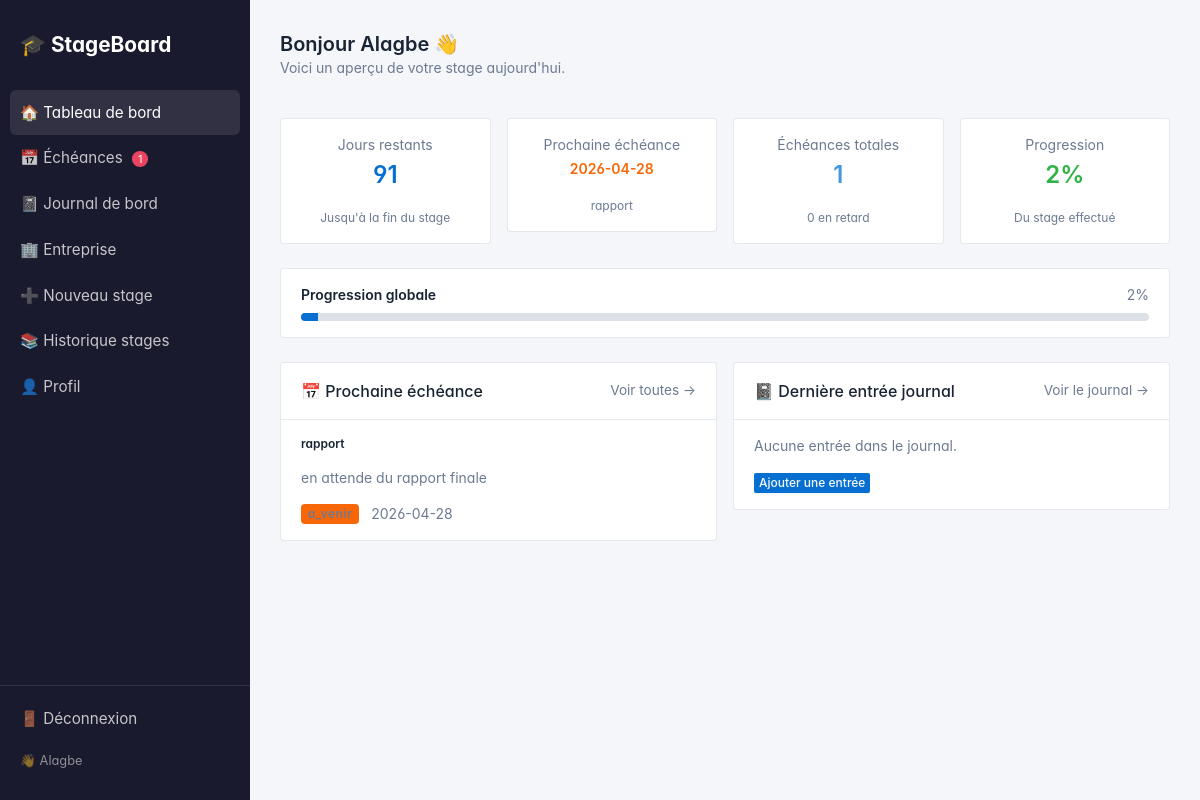
The app's page /dashboard (signed in) with its own data.
### app.py (models this page shows)
class User(db.Model):
    __tablename__ = 'users'
    id = db.Column(db.Integer, primary_key=True)
    nom = db.Column(db.String(50), nullable=False)
    prenom = db.Column(db.String(50), nullable=False)
    email = db.Column(db.String(120), unique=True, nullable=False)
    password_hash = db.Column(db.String(255), nullable=False)
    filiere = db.Column(db.String(100))
    annee = db.Column(db.String(20))
    stages = db.relationship('Stage', backref='etudiant', lazy=True)

class Echeance(db.Model):
    __tablename__ = 'echeances'
    id = db.Column(db.Integer, primary_key=True)
    stage_id = db.Column(db.Integer, db.ForeignKey('stages.id'), nullable=False)
    titre = db.Column(db.String(100), nullable=False)
    description = db.Column(db.Text)
    date_limite = db.Column(db.String(20), nullable=False)
    statut = db.Column(db.String(20), default='a_venir')

### app.py (the view)
@app.route('/dashboard')
def dashboard():
    if 'user_id' not in session:
        return redirect(url_for('login'))
    user = db.session.get(User, session['user_id'])
    if user is None:
        session.clear()
        return redirect(url_for('login'))
    stage = get_stage_actif()
    jours_restants = 0
    progression = 0
    alertes = []
    if stage:
        update_statuts(stage.id)
        if stage.date_debut and stage.date_fin:
            debut = date.fromisoformat(stage.date_debut)
            fin = date.fromisoformat(stage.date_fin)
            today = date.today()
            total_jours = (fin - debut).days
            jours_passes = (today - debut).days
            jours_restants = max((fin - today).days, 0)
            progression = min(round((jours_passes / total_jours) * 100), 100) if total_jours > 0 else 0
        for e in stage.echeances:
            if e.statut != 'termine':
                jours = (date.fromisoformat(e.date_limite) - date.today()).days
                if 0 <= jours <= 7:
                    alertes.append(e)
        total_echeances = len(stage.echeances)
        echeances_retard = sum(1 for e in stage.echeances if e.statut == 'retard')
        prochaine_echeance = Echeance.query.filter_by(
            stage_id=stage.id
        ).filter(Echeance.statut != 'termine').order_by(Echeance.date_limite).first()
        derniere_entree = Journal.query.filter_by(
            stage_id=stage.id
        ).order_by(Journal.date_entree.desc()).first()
    else:
        total_echeances = 0
        echeances_retard = 0
        prochaine_echeance = None
        derniere_entree = None
    return render_template('dashboard.html',
        stage=stage,
        jours_restants=jours_restants,
        progression=progression,
        total_echeances=total_echeances,
        echeances_retard=echeances_retard,
        prochaine_echeance=prochaine_echeance,
        derniere_entree=derniere_entree,
        alertes=alertes
    )

### app.py (called while the page is built)
@app.context_processor
def inject_alertes():
    if 'user_id' in session:
        stage = Stage.query.filter_by(
            user_id=session['user_id'], actif=True
        ).first()
        if stage:
            today = date.today()
            count = 0
            for e in stage.echeances:
                if e.statut != 'termine':
                    jours = (date.fromisoformat(e.date_limite) - today).days
                    if 0 <= jours <= 7:
                        count += 1
            return dict(alertes_count=count)
    return dict(alertes_count=0)

def get_stage_actif():
    return Stage.query.filter_by(
        user_id=session['user_id'], actif=True
    ).first()

def update_statuts(stage_id):
    today = date.today().isoformat()
    echeances = Echeance.query.filter_by(stage_id=stage_id).all()
    for e in echeances:
        if e.statut != 'termine' and e.date_limite < today:
            e.statut = 'retard'
    db.session.commit()

### templates/dashboard.html (shortened to what this page needs)
{% extends "base.html" %}
{% block content %}
<div class="page-header mb-4">
    <div class="row align-items-center">
        <div class="col">
            <h2 class="page-title">Bonjour {{ session.get('user_prenom', '') }} 👋</h2>
            <p class="text-muted">Voici un aperçu de votre stage aujourd'hui.</p>
        </div>
    </div>
</div>
<div class="row mb-4">
    <div class="col-sm-6 col-lg-3">
        <div class="card text-center">
            <div class="card-body">
                <p class="text-muted mb-1">Jours restants</p>
                <h1 class="text-primary fw-bold">{{ jours_restants }}</h1>
                <small class="text-muted">Jusqu'à la fin du stage</small>
            </div>
        </div>
    </div>
    <div class="col-sm-6 col-lg-3">
        <div class="card text-center">
            <div class="card-body">
                <p class="text-muted mb-1">Prochaine échéance</p>
                <h4 class="text-warning fw-bold">
                    {% if prochaine_echeance %}
                        {{ prochaine_echeance.date_limite }}
                    {% else %}
                        Aucune
                    {% endif %}
                </h4>
                <small class="text-muted">
                    {% if prochaine_echeance %}{{ prochaine_echeance.titre }}{% endif %}
                </small>
            </div>
        </div>
    </div>
    <div class="col-sm-6 col-lg-3">
        <div class="card text-center">
            <div class="card-body">
                <p class="text-muted mb-1">Échéances totales</p>
                <h1 class="text-info fw-bold">{{ total_echeances }}</h1>
                <small class="text-muted">{{ echeances_retard }} en retard</small>
            </div>
        </div>
    </div>
    <div class="col-sm-6 col-lg-3">
        <div class="card text-center">
            <div class="card-body">
                <p class="text-muted mb-1">Progression</p>
                <h1 class="text-success fw-bold">{{ progression }}%</h1>
                <small class="text-muted">Du stage effectué</small>
            </div>
        </div>
    </div>
</div>
<div class="card mb-4">
    <div class="card-body">
        <div class="d-flex justify-content-between mb-2">
            <span class="fw-bold">Progression globale</span>
            <span class="text-muted">{{ progression }}%</span>
        </div>
        <div class="progress">
            <div class="progress-bar bg-primary" style="width: {{ progression }}%"></div>
        </div>
    </div>
</div>
<div class="row">
    <div class="col-md-6">
        <div class="card">
            <div class="card-header d-flex justify-content-between">
                <h4 class="card-title">📅 Prochaine échéance</h4>
                <a href="/echeances" class="text-muted" style="font-size:0.85rem;">Voir toutes →</a>
            </div>
            <div class="card-body">
                {% if prochaine_echeance %}
                    <h5>{{ prochaine_echeance.titre }}</h5>
                    <p class="text-muted">{{ prochaine_echeance.description }}</p>
                    <span class="badge
                        {% if prochaine_echeance.statut == 'retard' %}bg-danger
                        {% elif prochaine_echeance.statut == 'termine' %}bg-success
                        {% else %}bg-warning{% endif %}">
                    </span>
                    <span class="ms-2 text-muted">{{ prochaine_echeance.date_limite }}</span>
                {% else %}
                    <p class="text-muted">Aucune échéance à venir.</p>
                    <a href="/echeances" class="btn btn-sm btn-primary">Ajouter une échéance</a>
                {% endif %}
            </div>
        </div>
    </div>
    <div class="col-md-6">
        <div class="card">
            <div class="card-header d-flex justify-content-between">
                <h4 class="card-title">📓 Dernière entrée journal</h4>
                <a href="/journal" class="text-muted" style="font-size:0.85rem;">Voir le journal →</a>
            </div>
            <div class="card-body">
                {% if derniere_entree %}
                    <small class="text-muted">{{ derniere_entree.date_entree }}</small>
                    <h5 class="mt-1">{{ derniere_entree.taches[:80] }}...</h5>
                    <p class="text-muted">{{ derniere_entree.competences[:100] }}...</p>
                {% else %}
                    <p class="text-muted">Aucune entrée dans le journal.</p>
                    <a href="/journal" class="btn btn-sm btn-primary">Ajouter une entrée</a>
                {% endif %}
            </div>
        </div>
    </div>
</div>
{% endblock %}

### templates/base.html (shortened to what this page needs)
<!DOCTYPE html>
<html lang="fr">
<head>
    <link rel="stylesheet" href="{{ url_for('static', filename='tabler.min.css') }}">
</head>
<body>
    <div class="sidebar">
        <a href="/dashboard" class="brand">🎓 StageBoard</a>
        <a href="/dashboard" {% if request.path == '/dashboard' %}class="active"{% endif %}>
            🏠 Tableau de bord
        </a>
        <a href="/echeances" {% if request.path == '/echeances' %}class="active"{% endif %}>
    📅 Échéances
    {% if alertes_count and alertes_count > 0 %}
        <span style="background:#e94560; color:white; border-radius:50%;
                     padding:1px 6px; font-size:11px; margin-left:5px;">
            {{ alertes_count }}
        </span>
    {% endif %}
</a>
        <a href="/journal" {% if request.path == '/journal' %}class="active"{% endif %}>
            📓 Journal de bord
        </a>
        <a href="/entreprise" {% if request.path == '/entreprise' %}class="active"{% endif %}>
            🏢 Entreprise
        </a>
        <a href="/stages/nouveau" {% if request.path == '/stages/nouveau' %}class="active"{% endif %}>
            ➕ Nouveau stage
       </a>
     <a href="/stages/historique" {% if request.path == '/stages/historique' %}class="active"{% endif %}>
    📚 Historique stages
     </a>
        <a href="/profil" {% if request.path == '/profil' %}class="active"{% endif %}>
            👤 Profil
        </a>
        <div class="logout">
            <a href="/logout">🚪 Déconnexion</a>
            <div class="user-info">👋 {{ session.get('user_prenom', '') }}</div>
        </div>
    </div>
    <div class="main-content">
        {% block content %}{% endblock %}
    </div>
</body>
</html>

### templates/base.html (style rules this page uses)
body { display: flex; min-height: 100vh; margin: 0; }
.sidebar { width: 250px; min-height: 100vh; background: #1a1a2e; padding: 20px 0; position: fixed; top: 0; left: 0; display: flex; flex-direction: column; }
.sidebar .brand { color: white; font-size: 1.3rem; font-weight: 700; padding: 10px 20px 30px; text-decoration: none; }
.sidebar a { display: block; color: rgba(255,255,255,0.75); padding: 12px 20px; text-decoration: none; font-size: 0.95rem; transition: 0.2s; }
.sidebar a:hover, .sidebar a.active { background: rgba(255,255,255,0.1); color: white; border-radius: 6px; margin: 0 10px; padding: 12px 10px; }
.sidebar .logout { margin-top: auto; border-top: 1px solid rgba(255,255,255,0.1); padding-top: 10px; }
.sidebar .user-info { color: rgba(255,255,255,0.5); font-size: 0.8rem; padding: 10px 20px; }
.main-content { margin-left: 250px; padding: 30px; flex: 1; background: #f4f6f9; min-height: 100vh; }

### records on screen
User: get "Alagbe"
Echeance: date_limite "2026-04-28", titre "rapport", description "en attende du rapport finale"

### other values on screen
{{ alertes_count }} "1"
{{ jours_restants }} "91"
{{ total_echeances }} "1"
{{ echeances_retard }} "0"
{{ progression }} "2"
